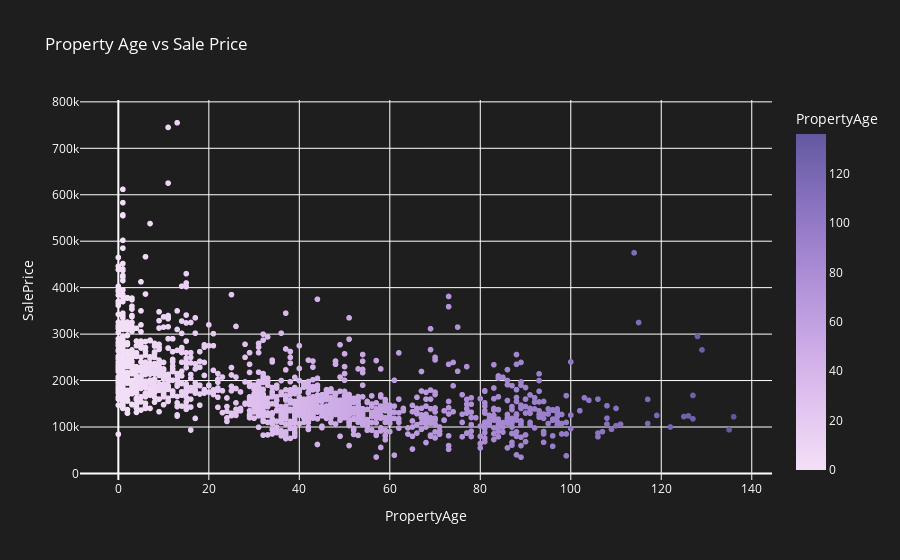

The notebook cell saved with this chart:
### Code cell
# 5. Calculate Property Age
df['PropertyAge'] = df['YrSold'] - df['YearBuilt']

# Calculate Correlation between Property Age and Sale Price
age_price_corr = df['PropertyAge'].corr(df['SalePrice'])
print(f'Correlation between Property Age and Sale Price: {age_price_corr}')

# Create a scatter plot to visualize the relationship between Property Age and Sale Price
fig9 = px.scatter(df, x='PropertyAge', y='SalePrice', title='Property Age vs Sale Price', color='PropertyAge', color_continuous_scale=px.colors.sequential.Purp)

fig9.update_layout(plot_bgcolor='rgb(30,30,30)', paper_bgcolor='rgb(30,30,30)', font=dict(color='white'))

fig9.show()

### Figure 1 — Plotly figure (JSON) as saved in the notebook; plotly's stock layout.template omitted (floating-point values rounded to 4 significant figures; data arrays with more than 128 entries replaced by an {"elided": "..."} marker saying what was removed)
{"data": [{"hovertemplate": "PropertyAge=%{marker.color}<br>SalePrice=%{y}<extra></extra>", "legendgroup": "", "marker": {"color": {"elided": "1460 int values"}, "coloraxis": "coloraxis", "symbol": "circle"}, "mode": "markers", "name": "", "showlegend": false, "type": "scattergl", "x": {"elided": "1460 int values"}, "xaxis": "x", "y": {"elided": "1460 int values"}, "yaxis": "y"}], "layout": {"coloraxis": {"colorbar": {"title": {"text": "PropertyAge"}}, "colorscale": [[0, "rgb(243, 224, 247)"], [0.1667, "rgb(228, 199, 241)"], [0.3333, "rgb(209, 175, 232)"], [0.5, "rgb(185, 152, 221)"], [0.6667, "rgb(159, 130, 206)"], [0.8333, "rgb(130, 109, 186)"], [1, "rgb(99, 88, 159)"]]}, "font": {"color": "white"}, "legend": {"tracegroupgap": 0}, "paper_bgcolor": "rgb(30,30,30)", "plot_bgcolor": "rgb(30,30,30)", "title": {"text": "Property Age vs Sale Price"}, "xaxis": {"anchor": "y", "domain": [0, 1], "title": {"text": "PropertyAge"}}, "yaxis": {"anchor": "x", "domain": [0, 1], "title": {"text": "SalePrice"}}}}
